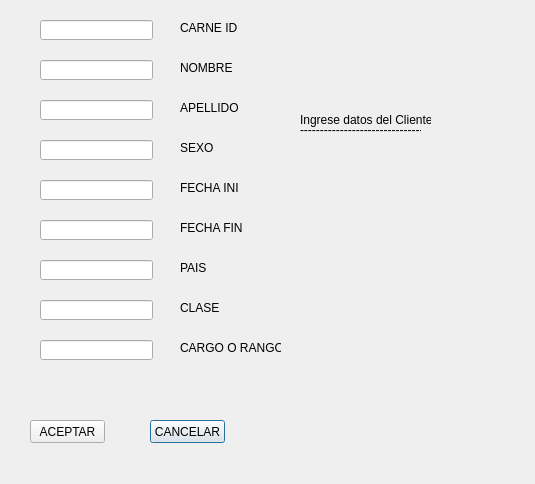
<?xml version="1.0" encoding="UTF-8"?>
<ui version="4.0">
 <class>ClienteForm</class>
 <widget class="QDialog" name="ClienteForm">
  <property name="geometry">
   <rect>
    <x>0</x>
    <y>0</y>
    <width>535</width>
    <height>484</height>
   </rect>
  </property>
  <property name="windowTitle">
   <string>Dialog</string>
  </property>
  <widget class="QLabel" name="label_4">
   <property name="geometry">
    <rect>
     <x>180</x>
     <y>140</y>
     <width>71</width>
     <height>16</height>
    </rect>
   </property>
   <property name="text">
    <string>SEXO</string>
   </property>
  </widget>
  <widget class="QLabel" name="label_8">
   <property name="geometry">
    <rect>
     <x>300</x>
     <y>110</y>
     <width>131</width>
     <height>20</height>
    </rect>
   </property>
   <property name="text">
    <string>Ingrese datos del Cliente</string>
   </property>
  </widget>
  <widget class="QLineEdit" name="lineEdit_3">
   <property name="geometry">
    <rect>
     <x>40</x>
     <y>100</y>
     <width>113</width>
     <height>20</height>
    </rect>
   </property>
  </widget>
  <widget class="QLineEdit" name="lineEdit_5">
   <property name="geometry">
    <rect>
     <x>40</x>
     <y>180</y>
     <width>113</width>
     <height>20</height>
    </rect>
   </property>
  </widget>
  <widget class="QLabel" name="label_2">
   <property name="geometry">
    <rect>
     <x>180</x>
     <y>60</y>
     <width>61</width>
     <height>16</height>
    </rect>
   </property>
   <property name="text">
    <string>NOMBRE</string>
   </property>
  </widget>
  <widget class="QLineEdit" name="lineEdit_4">
   <property name="geometry">
    <rect>
     <x>40</x>
     <y>140</y>
     <width>113</width>
     <height>20</height>
    </rect>
   </property>
  </widget>
  <widget class="QLineEdit" name="lineEdit_2">
   <property name="geometry">
    <rect>
     <x>40</x>
     <y>60</y>
     <width>113</width>
     <height>20</height>
    </rect>
   </property>
  </widget>
  <widget class="QLabel" name="label_3">
   <property name="geometry">
    <rect>
     <x>180</x>
     <y>100</y>
     <width>61</width>
     <height>16</height>
    </rect>
   </property>
   <property name="text">
    <string>APELLIDO</string>
   </property>
  </widget>
  <widget class="QLabel" name="label_6">
   <property name="geometry">
    <rect>
     <x>180</x>
     <y>220</y>
     <width>71</width>
     <height>16</height>
    </rect>
   </property>
   <property name="text">
    <string>FECHA FIN</string>
   </property>
  </widget>
  <widget class="QLabel" name="label">
   <property name="geometry">
    <rect>
     <x>180</x>
     <y>20</y>
     <width>61</width>
     <height>16</height>
    </rect>
   </property>
   <property name="text">
    <string>CARNE ID</string>
   </property>
  </widget>
  <widget class="QPushButton" name="pushButton_2">
   <property name="geometry">
    <rect>
     <x>150</x>
     <y>420</y>
     <width>75</width>
     <height>23</height>
    </rect>
   </property>
   <property name="text">
    <string>CANCELAR</string>
   </property>
  </widget>
  <widget class="QLabel" name="label_7">
   <property name="geometry">
    <rect>
     <x>300</x>
     <y>120</y>
     <width>121</width>
     <height>20</height>
    </rect>
   </property>
   <property name="text">
    <string>-----------------------------------</string>
   </property>
  </widget>
  <widget class="QLineEdit" name="lineEdit_6">
   <property name="geometry">
    <rect>
     <x>40</x>
     <y>220</y>
     <width>113</width>
     <height>20</height>
    </rect>
   </property>
  </widget>
  <widget class="QLineEdit" name="lineEdit">
   <property name="geometry">
    <rect>
     <x>40</x>
     <y>20</y>
     <width>113</width>
     <height>20</height>
    </rect>
   </property>
  </widget>
  <widget class="QLabel" name="label_5">
   <property name="geometry">
    <rect>
     <x>180</x>
     <y>180</y>
     <width>61</width>
     <height>16</height>
    </rect>
   </property>
   <property name="text">
    <string>FECHA INI</string>
   </property>
  </widget>
  <widget class="QPushButton" name="pushButton">
   <property name="geometry">
    <rect>
     <x>30</x>
     <y>420</y>
     <width>75</width>
     <height>23</height>
    </rect>
   </property>
   <property name="text">
    <string>ACEPTAR</string>
   </property>
  </widget>
  <widget class="QLineEdit" name="lineEdit_7">
   <property name="geometry">
    <rect>
     <x>40</x>
     <y>260</y>
     <width>113</width>
     <height>20</height>
    </rect>
   </property>
  </widget>
  <widget class="QLabel" name="label_9">
   <property name="geometry">
    <rect>
     <x>180</x>
     <y>260</y>
     <width>71</width>
     <height>16</height>
    </rect>
   </property>
   <property name="text">
    <string>PAIS</string>
   </property>
  </widget>
  <widget class="QLabel" name="label_10">
   <property name="geometry">
    <rect>
     <x>180</x>
     <y>300</y>
     <width>71</width>
     <height>16</height>
    </rect>
   </property>
   <property name="text">
    <string>CLASE</string>
   </property>
  </widget>
  <widget class="QLineEdit" name="lineEdit_8">
   <property name="geometry">
    <rect>
     <x>40</x>
     <y>300</y>
     <width>113</width>
     <height>20</height>
    </rect>
   </property>
  </widget>
  <widget class="QLabel" name="label_11">
   <property name="geometry">
    <rect>
     <x>180</x>
     <y>340</y>
     <width>101</width>
     <height>16</height>
    </rect>
   </property>
   <property name="text">
    <string>CARGO O RANGO</string>
   </property>
  </widget>
  <widget class="QLineEdit" name="lineEdit_9">
   <property name="geometry">
    <rect>
     <x>40</x>
     <y>340</y>
     <width>113</width>
     <height>20</height>
    </rect>
   </property>
   <property name="text">
    <string/>
   </property>
  </widget>
 </widget>
 <resources/>
 <connections/>
</ui>
